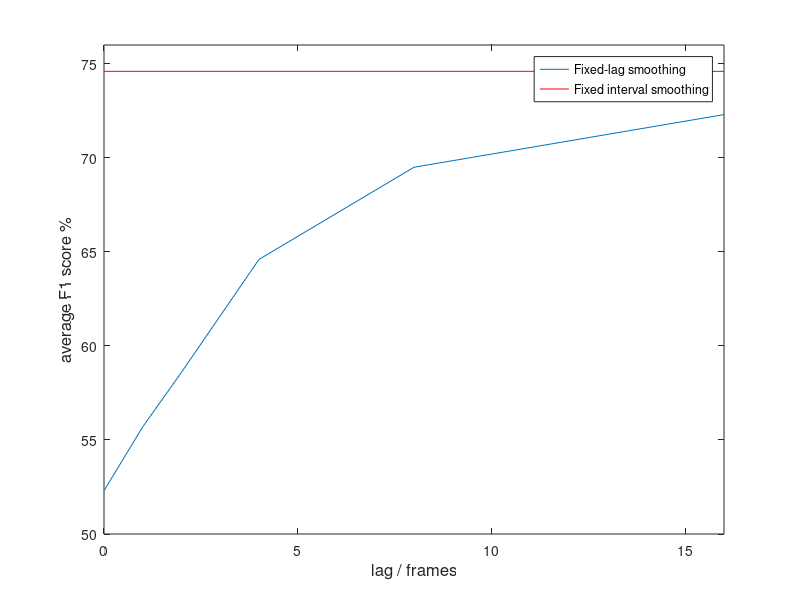

This figure's MATLAB source:
function plotinferencecomp
L = [0 1 2 4 8 16];
accuracy = [52.3 55.7 58.6 64.6 69.5 72.3];
plot(L, accuracy, L, ones(1, 6) * 74.6, 'r');
ylabel('average F1 score %', 'FontSize', 12);
xlabel('lag / frames', 'FontSize', 12);
axis([0, 16, 50, 76]);
legend('Fixed-lag smoothing', 'Fixed interval smoothing');
end